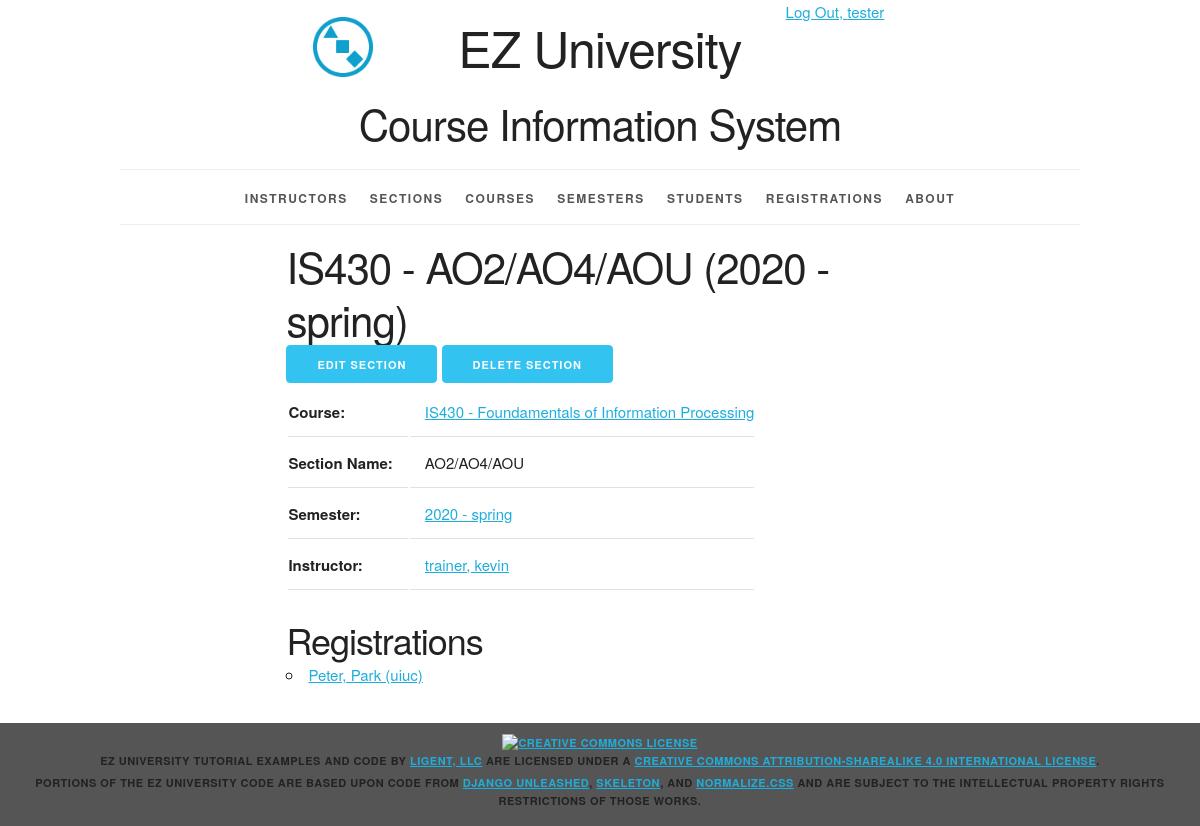
The page /section/1/ (signed in) on the database as committed earlier.
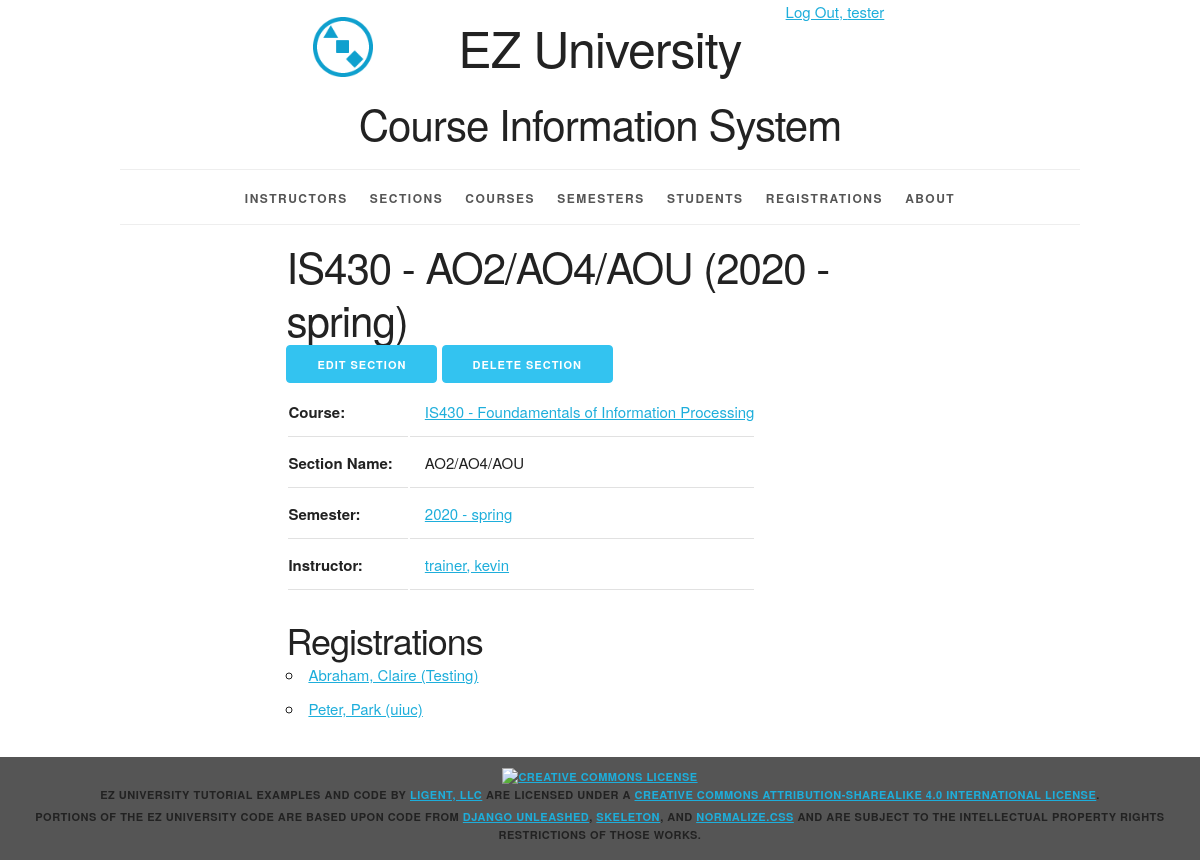
The same page on the database as committed later.
### courseinfo/models.py (models this page shows, shortened)
class Registration(models.Model):
    registration_id = models.AutoField(primary_key=True)
    student = models.ForeignKey(Student, related_name='registrations', on_delete=models.PROTECT)
    section = models.ForeignKey(Section, related_name='registrations', on_delete=models.PROTECT)
    def get_absolute_url(self):
        return reverse('courseinfo_registration_detail_urlpattern',
                       kwargs={'pk':self.pk}
                       )
    class Meta:
        ordering = ['section', 'student']
        constraints = [
            UniqueConstraint(fields=['section', 'student'],
                             name='unique_registration')
        ]

class Student(models.Model):
    student_id = models.AutoField(primary_key=True)
    first_name = models.CharField(max_length=45)
    last_name = models.CharField(max_length=45)
    disambiguator = models.CharField(max_length=45, blank=True, default='')
    def __str__(self):
        result = ''
        if self.disambiguator == '':
            result = '%s, %s' % (self.last_name, self.first_name)
        else:
            result = '%s, %s (%s)' % (self.last_name, self.first_name, self.disambiguator)
        return result
    class Meta:
        ordering = ['last_name', 'first_name', 'disambiguator']
        constraints = [
            UniqueConstraint(fields=['last_name', 'first_name', 'disambiguator'],
                             name='unique_student')
        ]

### courseinfo/views.py (the view)
class SectionDetail(LoginRequiredMixin, PermissionRequiredMixin, DetailView):
    model = Section
    permission_required = 'courseinfo.view_section'
    def get_context_data(self, **kwargs):
        context = super(DetailView, self).get_context_data(**kwargs)
        section = self.get_object()
        semester = section.semester
        course = section.course
        instructor = section.instructor
        registration_list = section.registrations.all()
        context['semester'] = semester
        context['course'] = course
        context['instructor'] = instructor
        context['registration_list'] = registration_list
        return context

### courseinfo/models.py (called while the page is built)
    def __str__(self):
        return '%s - %s' %(self.year.year, self.period.period_name)

    def get_absolute_url(self):
        return reverse('courseinfo_semester_detail_urlpattern',
                       kwargs={'pk':self.pk}
                       )

    def __str__(self):
        return '%s - %s' % (self.course_number, self.course_name)

    def get_absolute_url(self):
        return reverse('courseinfo_course_detail_urlpattern',
                       kwargs={'pk':self.pk}
                       )

    def __str__(self):
        result = ''
        if self.disambiguator == '':
            result = '%s, %s' % (self.last_name, self.first_name)
        else:
            result = '%s, %s (%s)' % (self.last_name, self.first_name, self.disambiguator)
        return result

    def get_absolute_url(self):
        return reverse('courseinfo_instructor_detail_urlpattern',
                       kwargs={'pk': self.pk})

    def __str__(self):
        return '%s - %s (%s)' % (self.course.course_number, self.section_name, self.semester.__str__())

    def get_update_url(self):
        return reverse('courseinfo_section_update_urlpattern',
                       kwargs={'pk': self.pk})

### courseinfo/templates/courseinfo/section_detail.html (shortened to what this page needs)
{% extends 'courseinfo/base.html' %}
{% block content %}
    <article>
        <div class="row">
            <div class="offset-by-two eight columns">
                <h2>{{ section }}</h2>
                <ul class="inline">
                    {% if perms.courseinfo.change_section %}
                    <li>
                        <a href="{{ section.get_update_url }}"
                           class="button button-primary">
                            Edit Section</a></li>
                    {% endif %}
                {% if perms.courseinfo.delete_section %}
                    <li>
                        <a href="{{ section.get_delete_url }}"
                           class="button button-primary">
                            Delete Section</a></li>
                {% endif %}
                </ul>
                   <section>
        <table>
            <tr>
                <th>Course:</th>
                <td><a href="{{ course.get_absolute_url }}">{{ course }}</a></td>
            </tr>
            <tr>
                <th>Section Name:</th>
                <td>{{ section.section_name }}</td>
            </tr>
            <tr>
                <th>Semester:</th>
                <td><a href="{{ semester.get_absolute_url }}">{{ semester }}</a></td>
            </tr>
            <tr>
                <th>Instructor:</th>
                <td><a href="{{ instructor.get_absolute_url }}">{{ instructor }}</a></td>
            </tr>
        </table>
    </section>
    <section>
        <h3>Registrations</h3>
        <ul>
            {% for registration in registration_list %}
                <li>
                    <a href="{{ registration.get_absolute_url }}">{{ registration.student }}</a>
                </li>
            {% empty %}
                <li><em>There are currently no students registered for this section.</em></li>
            {% endfor %}
        </ul>
    </section>
            </div>
        </div>
    </article>
{% endblock %}

Rows that differ between the two databases and show on the page:
added Registration: student "Abraham, Claire (Testing)"
